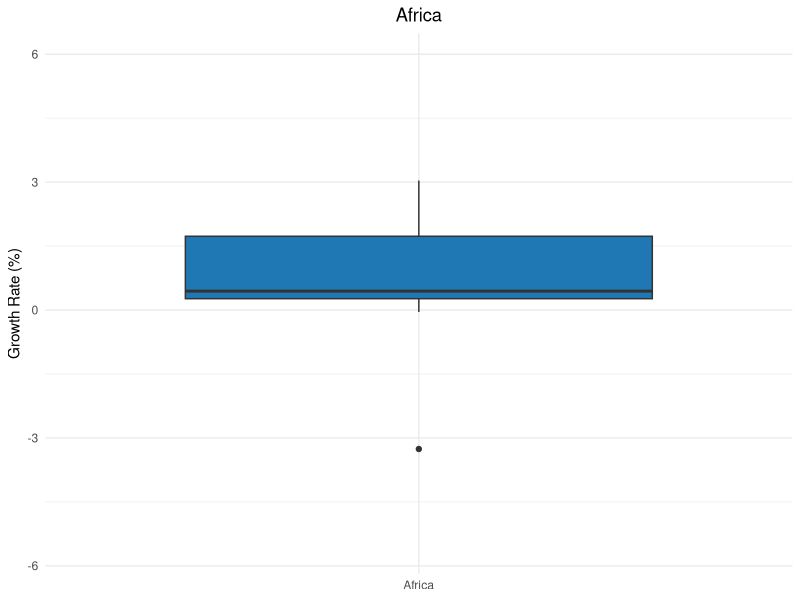
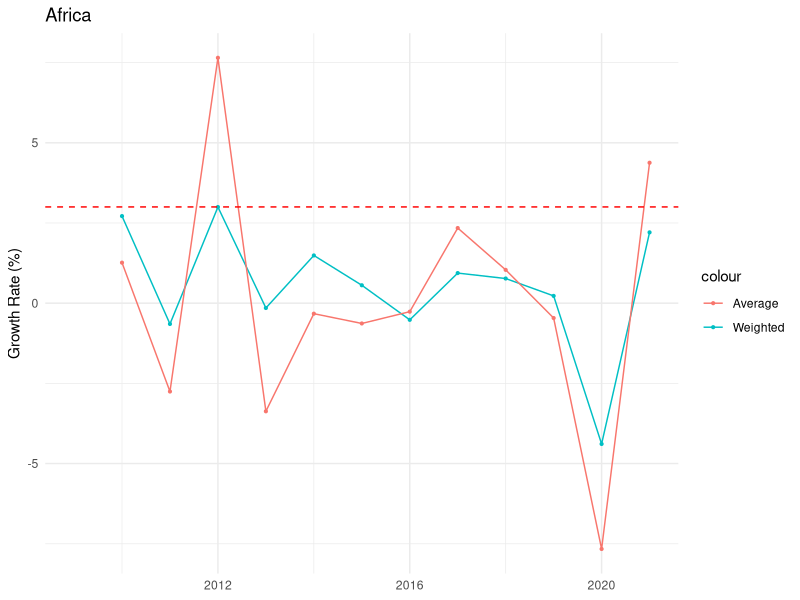
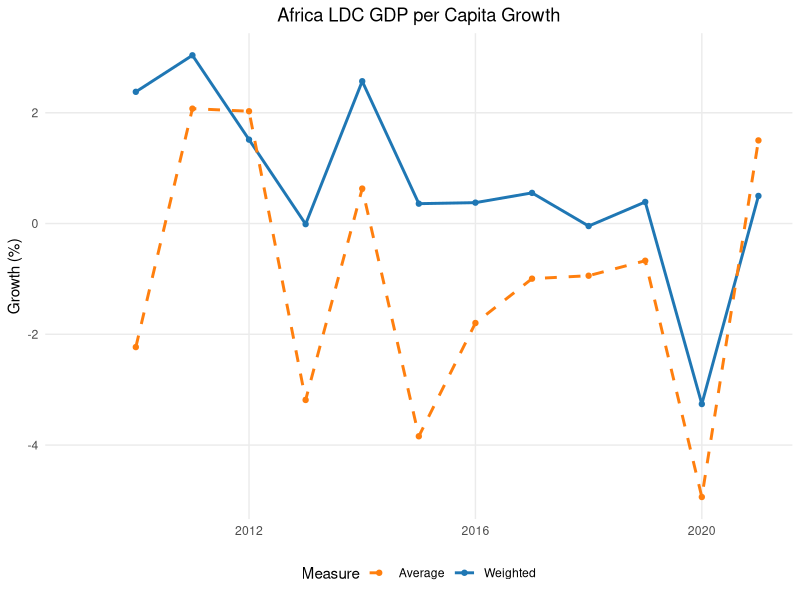
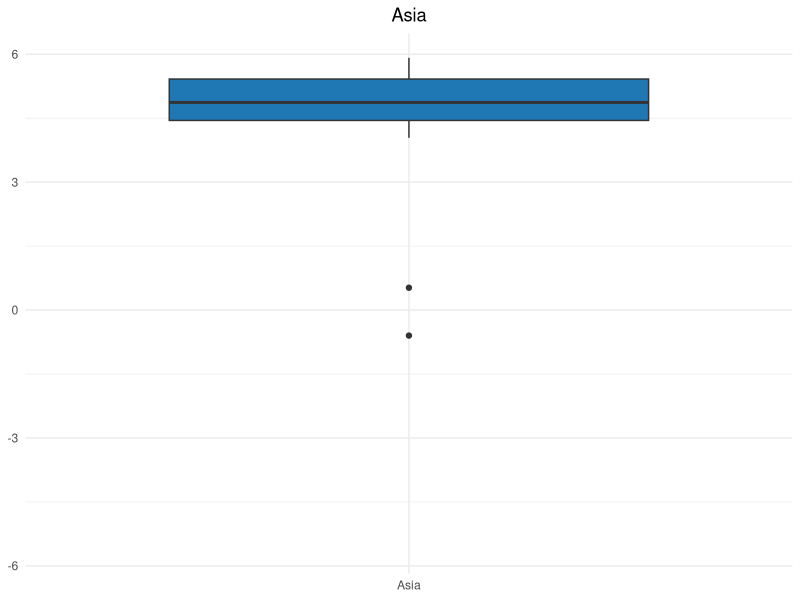
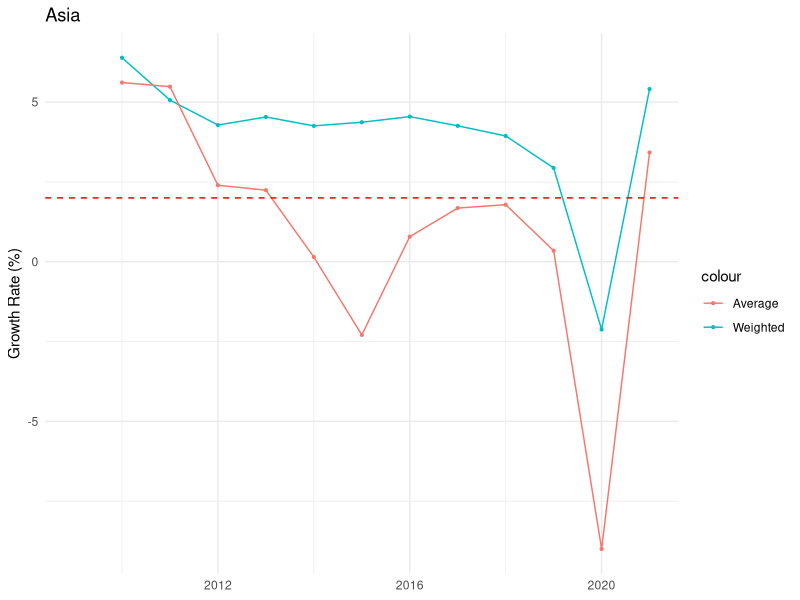
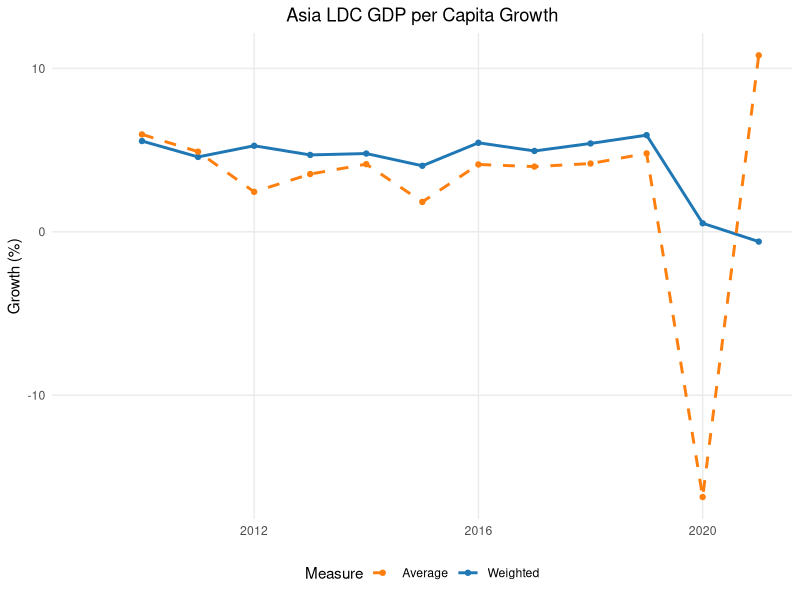
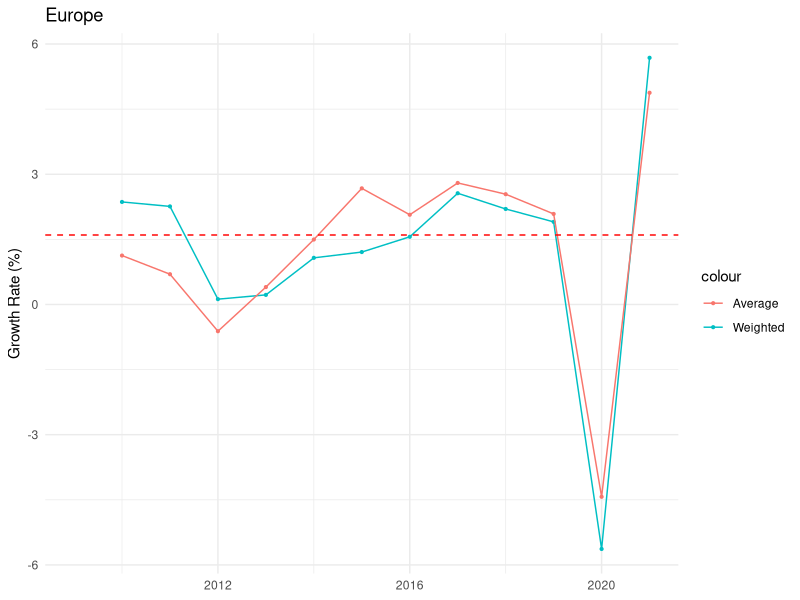
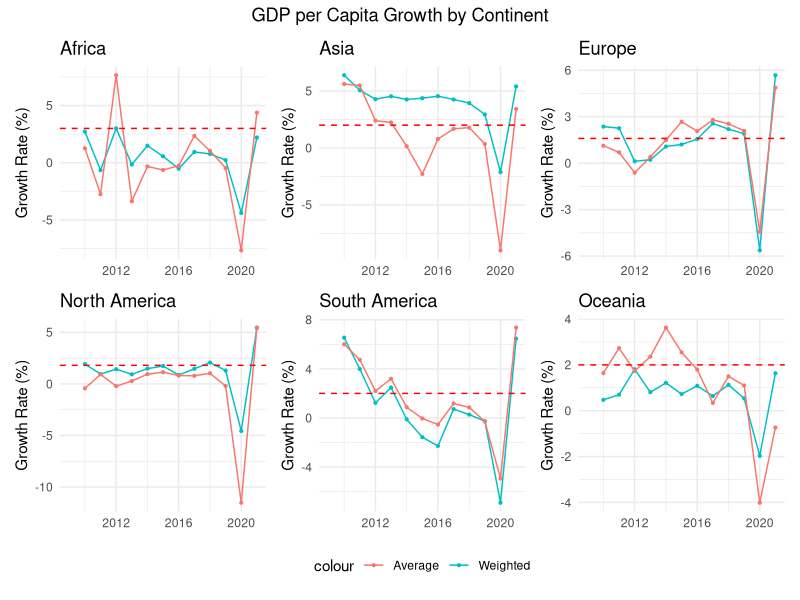

The R source for these figures, in order:
library(tidyverse)
library(dplyr)
library(ggplot2)
library(purrr)
library(patchwork)

## Importing Data Sets

Continent_Classification <- read.csv("data sets/continents-according-to-our-world-in-data.csv")
GDP_per_capita <- read.csv("data sets/gdp-per-capita-worldbank.csv")
LDC <- read.csv("data sets/LDC.csv")
World_Population <- read.csv("data sets/world population.csv")
NEET <- read.csv("data sets/youth-not-in-education-employment-training.csv")


# Rename Columns

colnames(GDP_per_capita) <- c("Country", "Code", "Year", "GDP_Per_Capita")
colnames(Continent_Classification) <- c("Country", "Code", "Year", "Continent")
colnames(World_Population) <- c("Country", "Code", "Year", "Population")


# Convert columns to correct types

GDP_per_capita <- GDP_per_capita %>%
  mutate(
    Country = as.character(Country),
    Code = as.character(Code),
    Year = as.integer(Year),
    GDP_Per_Capita = map_dbl(GDP_Per_Capita, as.numeric)
  )

Continent_Classification <- Continent_Classification %>%
  mutate(
    Country = as.character(Country),
    Code = as.character(Code),
    Year = as.integer(Year),
    Continent = as.character(Continent)
  )

World_Population <- World_Population %>%
  mutate(
    Country = as.character(Country),
    Code = as.character(Code),
    Year = as.integer(Year),
    Population = as.numeric(Population)
  )

# Combine Data Sets

GDP_Continent_Population_Combined <- GDP_per_capita %>%
  left_join(Continent_Classification %>% select(Code, Continent), by = "Code") %>%
  left_join(World_Population %>% select(Code, Year, Population), by = c("Code", "Year"))


GDP_Continent_Population_Combined <- GDP_Continent_Population_Combined %>%
  drop_na()


# LDC Classification

GDP_Continent_Population_Combined <- GDP_Continent_Population_Combined %>%
  mutate(LDC_Status = Country %in% LDC$Country & Year %in% LDC$Year)

# Add growth rate

GDP_Continent_Population_Combined <- GDP_Continent_Population_Combined %>%
  arrange(Country, Year) %>%  
  group_by(Country) %>%
  mutate(GDP_growth_rate = (GDP_Per_Capita - lag(GDP_Per_Capita)) / lag(GDP_Per_Capita) * 100) %>%
  ungroup()


# Determine Fair growth Target

# Europe
europemean <- GDP_Continent_Population_Combined %>%
  filter(Continent == "Europe") %>%
  filter(Year >= 2009 & Year <= 2021) %>%
  summarise(mean_gdp_pc = mean(GDP_Per_Capita, na.rm = TRUE))

# Asia
asiamean <- GDP_Continent_Population_Combined %>%
  filter(Continent == "Asia") %>%
  filter(Year >= 2009 & Year <= 2021) %>%
  summarise(mean_gdp_pc = mean(GDP_Per_Capita, na.rm = TRUE))

# Africa
africamean <- GDP_Continent_Population_Combined %>%
  filter(Continent == "Africa") %>%
  filter(Year >= 2009 & Year <= 2021) %>%
  summarise(mean_gdp_pc = mean(GDP_Per_Capita, na.rm = TRUE))

# North America
northamericamean <- GDP_Continent_Population_Combined %>%
  filter(Continent == "North America") %>%
  filter(Year >= 2009 & Year <= 2021) %>%
  summarise(mean_gdp_pc = mean(GDP_Per_Capita, na.rm = TRUE))

# South America
southamericamean <- GDP_Continent_Population_Combined %>%
  filter(Continent == "South America") %>%
  filter(Year >= 2009 & Year <= 2021) %>%
  summarise(mean_gdp_pc = mean(GDP_Per_Capita, na.rm = TRUE))

# Oceania
oceaniamean <- GDP_Continent_Population_Combined %>%
  filter(Continent == "Oceania") %>%
  filter(Year >= 2009 & Year <= 2021) %>%
  summarise(mean_gdp_pc = mean(GDP_Per_Capita, na.rm = TRUE))



# Combine your six means into one data frame
means_df <- data.frame(
  Continent = c("Europe", "Asia", "Africa", "North America", "South America", "Oceania"),
  mean_gdp_pc = c(
    europemean$mean_gdp_pc,
    asiamean$mean_gdp_pc,
    africamean$mean_gdp_pc,
    northamericamean$mean_gdp_pc,
    southamericamean$mean_gdp_pc,
    oceaniamean$mean_gdp_pc
  )
)

# Plot the line of best fit and average of each continent
TargetGrowth <- GDP_Continent_Population_Combined %>%
  filter(GDP_growth_rate > -10, GDP_growth_rate < 10, GDP_Per_Capita < 60000) %>%
  ggplot(aes(x = GDP_Per_Capita, y = GDP_growth_rate)) +
  geom_point(alpha = 0.3, size = 0.5) +
  geom_smooth(method = "lm", se = FALSE, color = "black") +
  geom_vline(data = means_df,
             aes(xintercept = mean_gdp_pc, color = Continent),
             linetype = "dashed", size = 0.7) +
  labs(title = "GDP per Capita vs GDP Growth Rate with Continent Means",
       x = "GDP per Capita", y = "GDP Growth Rate (%)",
       color = "Continent") +
  theme_minimal() +
  theme(plot.title = element_text(hjust = 0.5),
        legend.position = "bottom")

# output


# 1) Fit the linear model on your filtered data (same filters as plot)
plot_df <- GDP_Continent_Population_Combined %>%
  filter(GDP_growth_rate > -10,
         GDP_growth_rate < 10,
         GDP_Per_Capita < 60000)

m <- lm(GDP_growth_rate ~ GDP_Per_Capita, data = plot_df)

# 2) Combine your six mean values
means_df <- data.frame(
  Continent    = c("Europe", "Asia", "Africa", "North America", "South America", "Oceania"),
  mean_gdp_pc  = c(
    europemean$mean_gdp_pc,
    asiamean$mean_gdp_pc,
    africamean$mean_gdp_pc,
    northamericamean$mean_gdp_pc,
    southamericamean$mean_gdp_pc,
    oceaniamean$mean_gdp_pc
  )
)

# 3) Predict growth at each mean GDP per capita (these are your 6 values)
means_df$predicted_growth_at_mean <- predict(m, newdata = data.frame(GDP_Per_Capita = means_df$mean_gdp_pc))

# 4) Output neatly (rounded)
result <- means_df %>%
  mutate(
    mean_gdp_pc = round(mean_gdp_pc, 2),
    predicted_growth_at_mean = round(predicted_growth_at_mean, 3)
  )

result



# filter the years from 2009-2021
GDP_Continent_Population_Combined <- GDP_Continent_Population_Combined %>%
  filter(Year >= 2009 & Year <= 2021)


# Compute Continent Growth

continent_growth <- GDP_Continent_Population_Combined %>%
  group_by(Continent, Year) %>%
  summarise(
    weighted_gdp_pc = sum(GDP_Per_Capita * Population, na.rm = TRUE) / sum(Population, na.rm = TRUE), # weighted gdp_pc
    average_gdp_pc  = mean(GDP_Per_Capita, na.rm = TRUE),  # average gdp_pc
    .groups = "drop"
  ) %>%
  arrange(Continent, Year) %>%
  group_by(Continent) %>%
  mutate(weighted_growth = (weighted_gdp_pc / lag(weighted_gdp_pc) - 1) * 100) %>% # growth rate weighted by population
  mutate(average_growth = (average_gdp_pc / lag(average_gdp_pc) - 1) * 100) %>% # Average growth rate
  ungroup()


# NA during the years will affect accuracy of gdp growth rate
na_counts <- GDP_Continent_Population_Combined %>%
  group_by(Continent, Year) %>%
  summarise(
    na_GDP_growth_rate = sum(is.na(GDP_growth_rate)),
    .groups = "drop"
  ) %>%
  arrange(Continent, Year)
# Europe in 1995 is unreliable because 8 country have NA growth rate


# Plotting the graph for Continents



# Africa (threshold: 3%)
Africa_growth <- ggplot(subset(continent_growth, Continent == "Africa"), aes(x = Year)) +
  geom_line(aes(y = weighted_growth, color = "Weighted")) +
  geom_point(aes(y = weighted_growth, color = "Weighted"), size = 0.75) +
  geom_line(aes(y = average_growth, color = "Average")) +
  geom_point(aes(y = average_growth, color = "Average"), size = 0.75) +
  geom_hline(yintercept = 3, linetype = "dashed", color = "red", linewidth = 0.5) +
  labs(title = "Africa", y = "Growth Rate (%)", x = NULL) +
  theme_minimal()

# Asia (threshold: 2%)
Asia_growth <- ggplot(subset(continent_growth, Continent == "Asia"), aes(x = Year)) +
  geom_line(aes(y = weighted_growth, color = "Weighted")) +
  geom_point(aes(y = weighted_growth, color = "Weighted"), size = 0.75) +
  geom_line(aes(y = average_growth, color = "Average")) +
  geom_point(aes(y = average_growth, color = "Average"), size = 0.75) +
  geom_hline(yintercept = 2, linetype = "dashed", color = "red", linewidth = 0.5) +
  labs(title = "Asia", y = "Growth Rate (%)", x = NULL) +
  theme_minimal()

# Europe (threshold: 1.6%)
Europe_growth <- ggplot(subset(continent_growth, Continent == "Europe"), aes(x = Year)) +
  geom_line(aes(y = weighted_growth, color = "Weighted")) +
  geom_point(aes(y = weighted_growth, color = "Weighted"), size = 0.75) +
  geom_line(aes(y = average_growth, color = "Average")) +
  geom_point(aes(y = average_growth, color = "Average"), size = 0.75) +
  geom_hline(yintercept = 1.6, linetype = "dashed", color = "red", linewidth = 0.5) +
  labs(title = "Europe", y = "Growth Rate (%)", x = NULL) +
  theme_minimal()

# North America (threshold: 1.8%)
NorthAmerica_growth <- ggplot(subset(continent_growth, Continent == "North America"), aes(x = Year)) +
  geom_line(aes(y = weighted_growth, color = "Weighted")) +
  geom_point(aes(y = weighted_growth, color = "Weighted"), size = 0.75) +
  geom_line(aes(y = average_growth, color = "Average")) +
  geom_point(aes(y = average_growth, color = "Average"), size = 0.75) +
  geom_hline(yintercept = 1.8, linetype = "dashed", color = "red", linewidth = 0.5) +
  labs(title = "North America", y = "Growth Rate (%)", x = NULL) +
  theme_minimal()

# South America (threshold: 2%)
SouthAmerica_growth <- ggplot(subset(continent_growth, Continent == "South America"), aes(x = Year)) +
  geom_line(aes(y = weighted_growth, color = "Weighted")) +
  geom_point(aes(y = weighted_growth, color = "Weighted"), size = 0.75) +
  geom_line(aes(y = average_growth, color = "Average")) +
  geom_point(aes(y = average_growth, color = "Average"), size = 0.75) +
  geom_hline(yintercept = 2, linetype = "dashed", color = "red", linewidth = 0.5) +
  labs(title = "South America", y = "Growth Rate (%)", x = NULL) +
  theme_minimal()

# Oceania (threshold: 2%)
Oceania_growth <- ggplot(subset(continent_growth, Continent == "Oceania"), aes(x = Year)) +
  geom_line(aes(y = weighted_growth, color = "Weighted")) +
  geom_point(aes(y = weighted_growth, color = "Weighted"), size = 0.75) +
  geom_line(aes(y = average_growth, color = "Average")) +
  geom_point(aes(y = average_growth, color = "Average"), size = 0.75) +
  geom_hline(yintercept = 2, linetype = "dashed", color = "red", linewidth = 0.5) +
  labs(title = "Oceania", y = "Growth Rate (%)", x = NULL) +
  theme_minimal()


# Combine all six with one shared legend
Growth_Combined_Plot <- (Africa_growth | Asia_growth | Europe_growth) /
  (NorthAmerica_growth | SouthAmerica_growth | Oceania_growth) +
  plot_annotation(title = "GDP per Capita Growth by Continent",
                  theme = theme(plot.title = element_text(hjust = 0.5))) +
  plot_layout(guides = "collect") &
  theme(legend.position = "bottom")




# Share of LDC meeting the 7% target every year

ldc_target_share <- GDP_Continent_Population_Combined %>%
  filter(LDC_Status) %>%                                   # keep only LDCs
  group_by(Continent, Year) %>%
  summarise(
    n_ldc         = n_distinct(Country),                   # LDC count observed
    n_meet        = n_distinct(Country[GDP_growth_rate >= 7]),
    share_meeting = if_else(n_ldc > 0, 100 * n_meet / n_ldc, NA_real_), # percent
    .groups = "drop"
  )

# Plot the share of LDC meeting target

LDCShare <- ggplot(ldc_target_share, aes(x = Year, y = share_meeting, color = Continent)) +
  geom_line(size = 0.5) +
  geom_point(size=0.7) +
  labs(
    title = "Share of LDCs Meeting the UN ≥7% GDP Growth Target by Continents",
    x = "Year",
    y = "% of LDCs meeting target",
    color = "Continent"
  ) +
  theme_minimal(base_size = 12) +
  theme(
    legend.position = "bottom",
    plot.title = element_text(hjust = 0.5)   # center title
  )


# The growth rate of LDC


# LDC GDP per capita growth (weighted vs average) by continent-year

ldc_continent_growth <- GDP_Continent_Population_Combined %>%
  filter(LDC_Status) %>%
  group_by(Continent, Year) %>%
  summarise(
    weighted_gdp_pc_ldc = sum(GDP_Per_Capita * Population, na.rm = TRUE) / 
      sum(Population, na.rm = TRUE),
    average_gdp_pc_ldc  = mean(GDP_Per_Capita, na.rm = TRUE),
    .groups = "drop"
  ) %>%
  arrange(Continent, Year) %>%
  group_by(Continent) %>%
  mutate(
    weighted_growth_ldc = (weighted_gdp_pc_ldc / lag(weighted_gdp_pc_ldc) - 1) * 100,
    average_growth_ldc  = (average_gdp_pc_ldc  / lag(average_gdp_pc_ldc)  - 1) * 100
  ) %>%
  ungroup()

# Africa

Africa_LDC <- ggplot(subset(ldc_continent_growth, Continent == "Africa"), aes(x = Year)) +
  geom_line(aes(y = weighted_growth_ldc, color = "Weighted"), linewidth = 1) +
  geom_point(aes(y = weighted_growth_ldc, color = "Weighted"), size = 1.5) +
  geom_line(aes(y = average_growth_ldc,  color = "Average"), linewidth = 1, linetype = "dashed") +
  geom_point(aes(y = average_growth_ldc,  color = "Average"), size = 1.5) +
  scale_color_manual(values = c("Weighted" = "#1f77b4", "Average" = "#ff7f0e")) +
  labs(title = "Africa LDC GDP per Capita Growth", y = "Growth (%)", x = NULL, color = "Measure") +
  theme_minimal() +
  theme(
    legend.position = "bottom",
    panel.grid.minor = element_blank(),
    plot.title = element_text(hjust = 0.5)
  )

# Asia

# Graph after 1995 because Maldive is included as LDC in 1995 which caused distortion
ldc_continent_growth_Asia <- ldc_continent_growth %>%
  filter(Continent == "Asia", Year %in% 1996:2021)

Asia_LDC <- ggplot(ldc_continent_growth_Asia, aes(x = Year)) +
  geom_line(aes(y = weighted_growth_ldc, color = "Weighted"), linewidth = 1) +
  geom_point(aes(y = weighted_growth_ldc, color = "Weighted"), size = 1.5) +
  geom_line(aes(y = average_growth_ldc,  color = "Average"), linewidth = 1, linetype = "dashed") +
  geom_point(aes(y = average_growth_ldc,  color = "Average"), size = 1.5) +
  scale_color_manual(values = c("Weighted" = "#1f77b4", "Average" = "#ff7f0e")) +
  labs(title = "Asia LDC GDP per Capita Growth", y = "Growth (%)", x = NULL, color = "Measure") +
  theme_minimal() +
  theme(
    legend.position = "bottom",
    panel.grid.minor = element_blank(),
    plot.title = element_text(hjust = 0.5)
  )

# The sharp decline in 2020 was due to Maldives, having a -34% decline

# Oceania

Oceania_LDC <- ggplot(subset(ldc_continent_growth, Continent == "Oceania"), aes(x = Year)) +
  geom_line(aes(y = weighted_growth_ldc, color = "Weighted"), linewidth = 1) +
  geom_point(aes(y = weighted_growth_ldc, color = "Weighted"), size = 1.5) +
  geom_line(aes(y = average_growth_ldc,  color = "Average"), linewidth = 1, linetype = "dashed") +
  geom_point(aes(y = average_growth_ldc,  color = "Average"), size = 1.5) +
  scale_color_manual(values = c("Weighted" = "#1f77b4", "Average" = "#ff7f0e")) +
  labs(title = "Oceania LDC GDP per Capita Growth", y = "Growth (%)", x = NULL, color = "Measure") +
  theme_minimal() +
  theme(
    legend.position = "bottom",
    panel.grid.minor = element_blank(),
    plot.title = element_text(hjust = 0.5)
  )


# Box Plot to Show Distribution

# Common y-limits across the three continents (ignoring NAs)
ylim_range <- ldc_continent_growth %>%
  filter(Continent %in% c("Africa", "Asia", "Oceania")) %>%
  pull(weighted_growth_ldc) %>%
  range(na.rm = TRUE)

# Africa
Africa_box <- ggplot(subset(ldc_continent_growth, Continent == "Africa" & !is.na(weighted_growth_ldc)),
                     aes(x = "Africa", y = weighted_growth_ldc)) +
  geom_boxplot(fill = "#1f77b4") +
  coord_cartesian(ylim = ylim_range) +
  labs(title = "Africa", x = NULL, y = "Growth Rate (%)") +
  theme_minimal() +
  theme(plot.title = element_text(hjust = 0.5))

# Asia
Asia_box <- ggplot(subset(ldc_continent_growth, Continent == "Asia" & !is.na(weighted_growth_ldc)),
                   aes(x = "Asia", y = weighted_growth_ldc)) +
  geom_boxplot(fill = "#1f77b4") +
  coord_cartesian(ylim = ylim_range) +
  labs(title = "Asia", x = NULL, y = NULL) +
  theme_minimal() +
  theme(plot.title = element_text(hjust = 0.5))

# Oceania
Oceania_box <- ggplot(subset(ldc_continent_growth, Continent == "Oceania" & !is.na(weighted_growth_ldc)),
                      aes(x = "Oceania", y = weighted_growth_ldc)) +
  geom_boxplot(fill = "#1f77b4") +
  coord_cartesian(ylim = ylim_range) +
  labs(title = "Oceania", x = NULL, y = NULL) +
  theme_minimal() +
  theme(plot.title = element_text(hjust = 0.5))

# Combine into one row with a shared title
LDC_Distribution_Combined <- (Africa_box | Asia_box | Oceania_box) +
  plot_annotation(
    title = "Distribution of Weighted LDC GDP per Capita Growth",
    theme = theme(plot.title = element_text(hjust = 0.5))
  )
